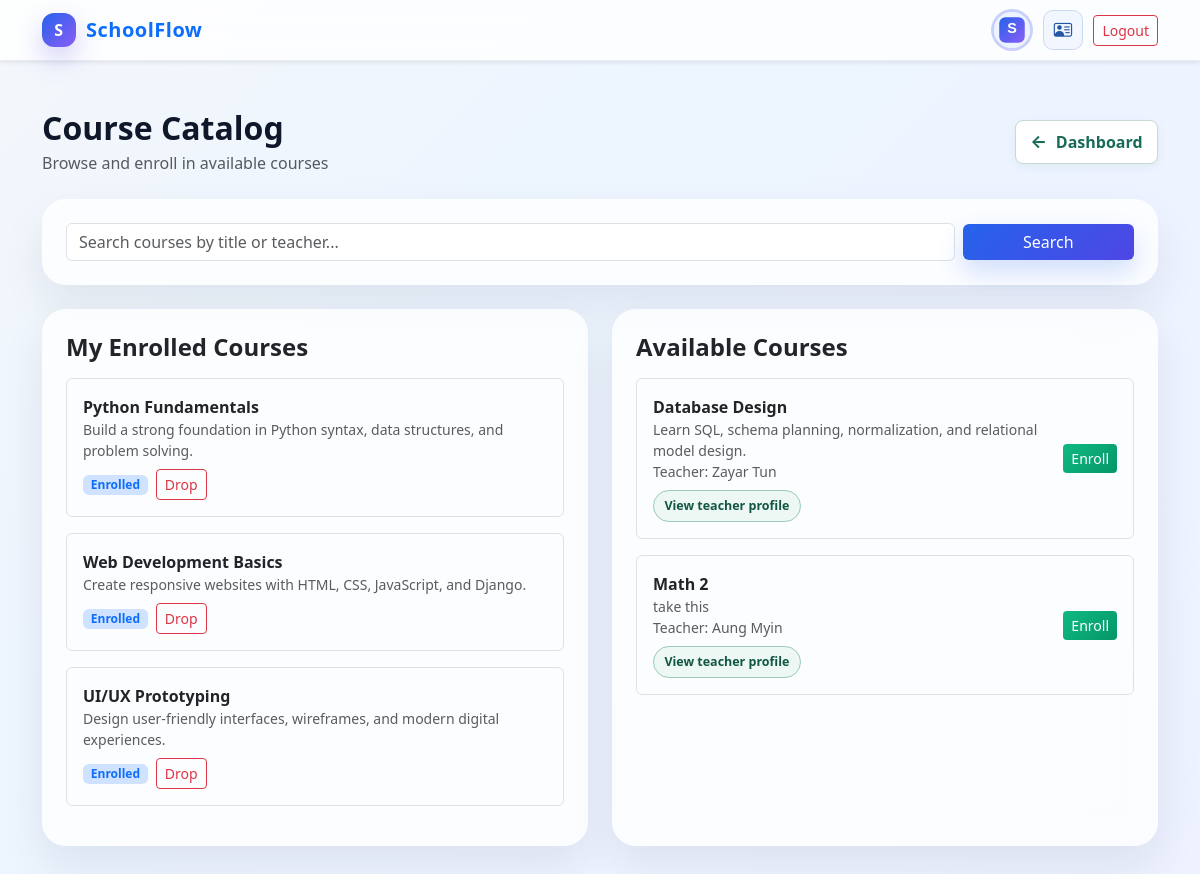
The app's page /student/courses/ (signed in) with its own data.
### portal/models.py (models this page shows, shortened)
class Course(models.Model):
    title = models.CharField(max_length=200)
    description = models.TextField(blank=True)
    created_by = models.ForeignKey(
        settings.AUTH_USER_MODEL,
        on_delete=models.CASCADE,
        related_name="created_courses",
        limit_choices_to={"is_teacher": True},
    )
    students = models.ManyToManyField(
        settings.AUTH_USER_MODEL,
        related_name="enrolled_courses",
        blank=True,
        limit_choices_to={"is_student": True},
    )
    created_at = models.DateTimeField(auto_now_add=True)
    updated_at = models.DateTimeField(auto_now=True)
    class Meta:
        permissions = [
            ("can_manage_courses", "Can manage courses"),
            ("can_assign_students", "Can assign students to courses"),
        ]

class User(AbstractUser):
    is_teacher = models.BooleanField(default=False)
    is_student = models.BooleanField(default=False)
    phone = models.CharField(max_length=20, blank=True, null=True)
    address = models.TextField(blank=True, null=True)
    profile_image = models.ImageField(upload_to='profiles/', blank=True, null=True)
    class Meta:
        permissions = [
            ("can_access_teacher_dashboard", "Can access teacher dashboard"),
            ("can_access_student_dashboard", "Can access student dashboard"),
        ]

### portal/views/student_views.py (the view, shortened to what this page needs)
# urls.py: path('student/courses/', student_course_catalog, name='student_course_catalog'),
@login_required
@permission_required('portal.can_access_student_dashboard', raise_exception=True)
def student_course_catalog(request):
    query = request.GET.get('q', '').strip()
    enrolled_courses = Course.objects.filter(students=request.user)
    available_courses = Course.objects.exclude(students=request.user).select_related('created_by').order_by('-created_at')
    context = {
        'enrolled_courses': enrolled_courses,
        'available_courses': available_courses,
        'query': query,
    }
    return render(request, 'student_course_catalog.html', context)

### templates/student_course_catalog.html (shortened to what this page needs)
{% extends 'base.html' %}
{% block content %}
<div class="container py-5">
  <div class="d-flex justify-content-between align-items-center mb-4 flex-wrap gap-3">
    <div>
      <h2 class="fw-bold mb-1">Course Catalog</h2>
      <p class="text-muted mb-0">Browse and enroll in available courses</p>
    </div>
    <a href="{% url 'student_dashboard' %}" class="btn-back">Dashboard</a>
  </div>
  <div class="card glass-card border-0 p-4 mb-4">
    <form method="get" class="row g-2 align-items-center">
      <div class="col-md-10">
        <input type="text" name="q" value="{{ query }}" class="form-control" placeholder="Search courses by title or teacher...">
      </div>
      <div class="col-md-2 d-grid">
        <button type="submit" class="btn btn-primary">Search</button>
      </div>
    </form>
  </div>
  <div class="row g-4">
    <div class="col-lg-6">
      <div class="card glass-card border-0 p-4 h-100">
        <h4 class="fw-bold mb-3">My Enrolled Courses</h4>
        {% if enrolled_courses %}
          {% for course in enrolled_courses %}
            <div class="border rounded p-3 mb-3">
              <div class="fw-semibold">{{ course.title }}</div>
              <small class="text-muted d-block mb-2">{{ course.description|default:'No description available.' }}</small>
              <div class="d-flex align-items-center gap-2">
                <span class="badge bg-primary-subtle text-primary">Enrolled</span>
                <form method="post" action="{% url 'drop_course' course.pk %}">
                  <button type="submit" class="btn btn-outline-danger btn-sm">Drop</button>
                </form>
              </div>
            </div>
          {% endfor %}
        {% else %}
          <p class="text-muted mb-0">You have not enrolled in any course yet.</p>
        {% endif %}
      </div>
    </div>
    <div class="col-lg-6">
      <div class="card glass-card border-0 p-4 h-100">
        <h4 class="fw-bold mb-3">Available Courses</h4>
        {% if available_courses %}
          {% for course in available_courses %}
            <div class="d-flex justify-content-between align-items-center border rounded p-3 mb-3 gap-3">
              <div>
                <div class="fw-semibold">{{ course.title }}</div>
                <small class="text-muted d-block">{{ course.description|default:'No description available.' }}</small>
                <small class="text-muted d-block mb-2">Teacher: {{ course.created_by.get_full_name|default:course.created_by.username }}</small>
                <a href="{% url 'student_teacher_profile' course.created_by.pk %}" class="btn-profile-link">View teacher profile</a>
              </div>
              <form method="post" action="{% url 'enroll_course' course.pk %}">
                <button type="submit" class="btn btn-success btn-sm">Enroll</button>
              </form>
            </div>
          {% endfor %}
        {% else %}
          <p class="text-muted mb-0">No available courses right now.</p>
        {% endif %}
      </div>
    </div>
  </div>
</div>
{% endblock %}

### templates/base.html (style rules this page uses)
:root { --primary: #2563eb; --primary-2: #4f46e5; --success: #10b981; --warning: #f59e0b; --dark: #0f172a; --muted: #64748b; --panel: rgba(255, 255, 255, 0.78); }
body { background: linear-gradient(135deg, #f4f7fb 0%, #edf5ff 35%, #eef2ff 100%); min-height: 100vh; color: var(--dark); }
.glass-card { background: var(--panel); backdrop-filter: blur(14px); border: 1px solid rgba(148, 163, 184, 0.22); box-shadow: 0 20px 45px rgba(15, 23, 42, 0.08); border-radius: 24px; }
.btn-primary { background: linear-gradient(135deg, var(--primary) 0%, var(--primary-2) 100%); border: none; box-shadow: 0 12px 26px rgba(37, 99, 235, 0.2); }
.btn-success { background: linear-gradient(135deg, #10b981 0%, #059669 100%); border: none; }
.btn-back { display: inline-flex; align-items: center; gap: 0.55rem; min-height: 42px; padding: 0.55rem 0.9rem; border: 1px solid #c8d8d4; border-radius: 8px; background: #fff; color: #176b58; font-weight: 700; text-decoration: none; box-shadow: 0 3px 10px rgba(23, 107, 88, 0.07); transition: transform 180ms ease, box-shadow 180ms ease, background 180ms ease; }
.btn-back::before { content: '\2190'; font-size: 1.1rem; line-height: 1; }
.btn-profile-link { display: inline-flex; align-items: center; gap: 0.35rem; padding: 0.35rem 0.65rem; border: 1px solid #9bc9ba; border-radius: 999px; background: #edf7f3; color: #125644; font-size: 0.78rem; font-weight: 750; text-decoration: none; white-space: nowrap; transition: background 180ms ease, border-color 180ms ease, transform 180ms ease; }

### records on screen
Course: title "Python Fundamentals", description "Build a strong foundation in Python syntax, data structures, and problem solving."
Course: title "Web Development Basics", description "Create responsive websites with HTML, CSS, JavaScript, and Django."
Course: title "UI/UX Prototyping", description "Design user-friendly interfaces, wireframes, and modern digital experiences."
Course: title "Database Design", description "Learn SQL, schema planning, normalization, and relational model design.", created_by.get_full_name "Zayar Tun"
Course: title "Math 2", description "take this", created_by.get_full_name "Aung Myin"
